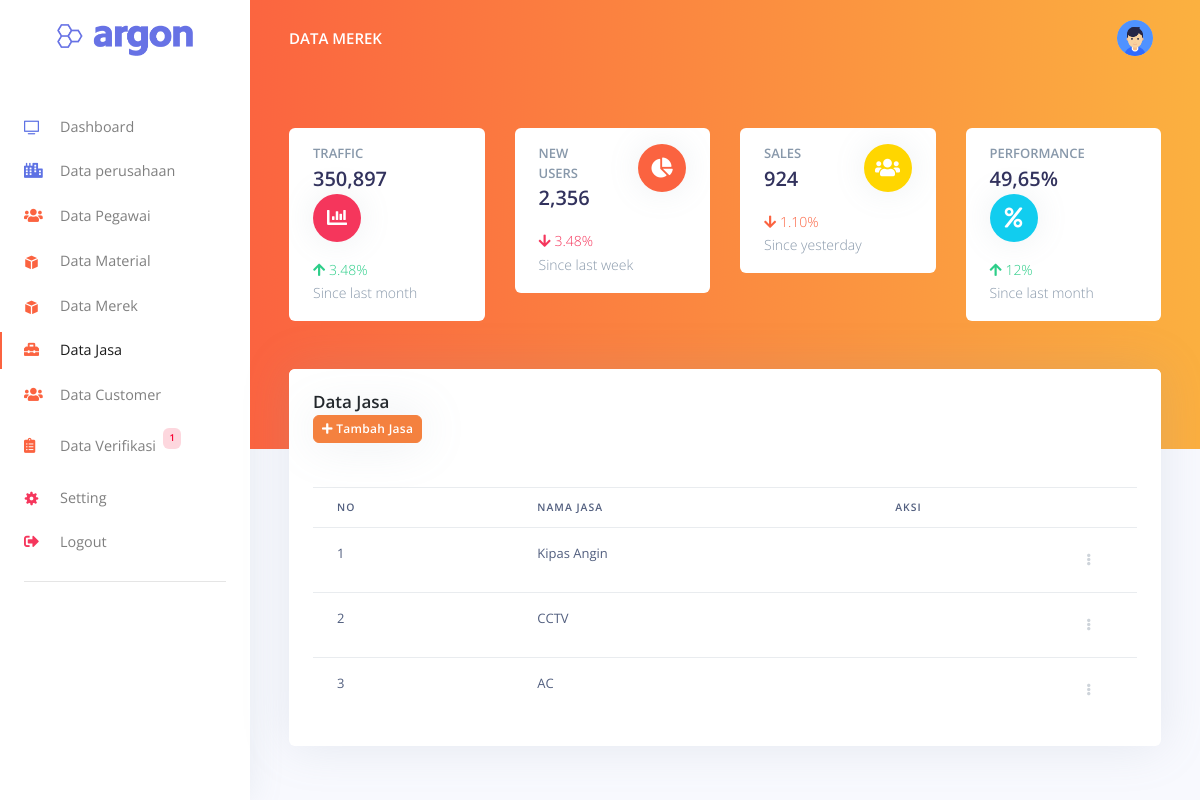
The app's page /index.php/admin/jasa with its own data.
### tables this page shows
CREATE TABLE `jasa_keyword` (
  `id` varchar(288) NOT NULL,
  `keyword` varchar(100) NOT NULL
);

### application/controllers/Admin.php (called while the page is built, shortened)
<?php
class Admin extends CI_Controller {
	public function jasa()
	{
		$data_jasa = $this->db->get('jasa_keyword')->result_array();
		rsort($data_jasa);
		$this->db
			 ->select('*')
			 ->from('admin a')
			 ->join('users u', 'a.user_id=u.id')
			 ->where('u.email', $this->session->userdata('email'));
		$data = [
			'title'             => 'Data Merek',
			'data_admin'        => $this->db->get()->row_array(),
			'data_jasa'         => $data_jasa,
			'data_verifikasi'  => $this->db->get_where('users', ['is_verified' => 0])->result_array()
		];
		if(!isset($_POST['tambah_jasa'])) {
			$this->load->view('admin/header', $data);
			$this->load->view('admin/navigator');
			$this->load->view('admin/main_header');
			$this->load->view('admin/data_jasa', $data);
			$this->load->view('admin/footer');
		}
	}
}
?>

### index.php (called while the page is built, shortened)
<?php
require_once BASEPATH.'core/CodeIgniter.php';

### application/views/admin/data_jasa.php (the view, shortened to what this page needs)
  <div class="container-fluid mt--7">
    <div class="card shadow-lg mb-5">
      <div class="card-header border-0 align-items-center justify-content-between">
          <h3 class="text-dark mb-0">Data Jasa</h3>
          <a data-toggle="modal" data-target="#tambahJasa" href="#" class="btn btn-sm btn-orange text-white shadow-lg">
              <i class="fas fa-plus"></i> Tambah Jasa
          </a>
      </div>
      <div class="card-body">
          <table class="table table-responsive-md table-hover" id="dataTable">
              <thead>
                  <tr>
                      <th>No</th>
                      <th>Nama Jasa</th>
                      <th>Aksi</th>
                  </tr>
              </thead>
              <tbody>
                  <?php $i = 1;foreach($data_jasa as $data) : ?>
                      <tr>
                          <td><?= $i++; ?></td>
                          <td><?= $data['keyword']; ?></td>
                          <td class='text-right'>
                              <div class="dropdown">
                                  <a class="btn btn-sm btn-icon-only text-light" href="#" role="button" data-toggle="dropdown" aria-haspopup="true" aria-expanded="false">
                                      <i class="fas fa-ellipsis-v"></i>
                                  </a>
                              </div>
                          </td>
                      </tr>
                  <?php endforeach; ?>
              </tbody>
          </table>
      </div>
    </div>
</div>

### records on screen
jasa_keyword: keyword "Kipas Angin"
jasa_keyword: keyword "CCTV"
jasa_keyword: keyword "AC"

### other values on screen
sizeof($data_verifikasi) "1"
$title "DATA MEREK"
